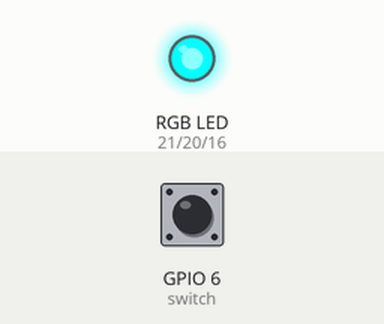
This program was run on a simulated Raspberry Pi (BCM pin numbers). On the bench: an RGB LED mixed from three pins (HIGH = lit). Dashed ring = blinking. The test bench sets the inputs (shaded band); at power-on: GPIO 6 (switch) HIGH.

Above: at 0.6 s.
At 1.2 s:
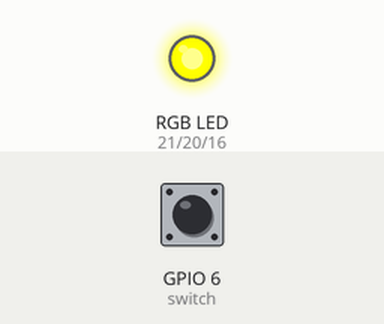
1.3 s: GPIO 6 (switch) pulled LOW for 3.2 s
At 5.9 s:
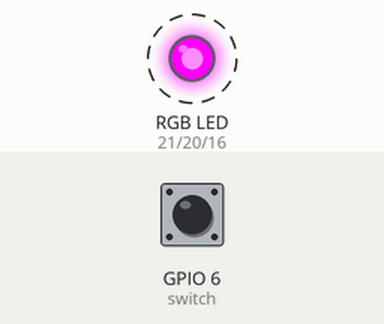
Timing chart, 0 to 12.0 s (numbered marks = the images above; inputs shaded):
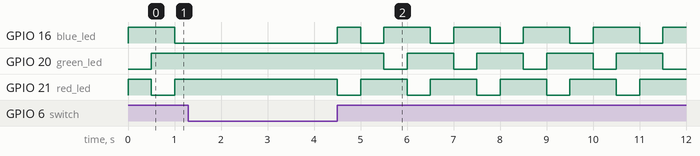

The program:

switch_led01.py
```python
# date : 2024-06-20
# file : switch_led01.py
# desc : 스위치를 눌러서 RGB의 값을변경
import RPi.GPIO as GPIO
import time

switch = 6

red_led = 21
green_led = 20
blue_led = 16

GPIO.cleanup()
GPIO.setmode(GPIO.BCM)
GPIO.setup(red_led , GPIO.OUT)
GPIO.setup(green_led, GPIO.OUT)
GPIO.setup(blue_led, GPIO.OUT)
GPIO.setup(switch, GPIO.IN, pull_up_down=GPIO.PUD_UP)


try:
	while True:
		if GPIO.input(switch) == True:
			GPIO.output(green_led, False)
			GPIO.output(red_led, True)
			GPIO.output(blue_led, True)
			time.sleep(0.5)

		if GPIO.input(switch) == True:
			GPIO.output(green_led, True)
			GPIO.output(red_led, False)
			GPIO.output(blue_led, True)
			time.sleep(0.5)

		if GPIO.input(switch) == True:
			GPIO.output(red_led, True)
			GPIO.output(green_led, True)
			GPIO.output(blue_led, False)
			time.sleep(0.5)

except KeyboardInterrupt:
		GPIO.cleanup()
```

Measured:
- by itself, GPIO 16 (blue_led): repeats every 1.5 s: LOW 0.50 s, HIGH 1.0 s
- by itself, GPIO 21 (red_led): alternates HIGH for 1.0 s and LOW for 0.50 s
